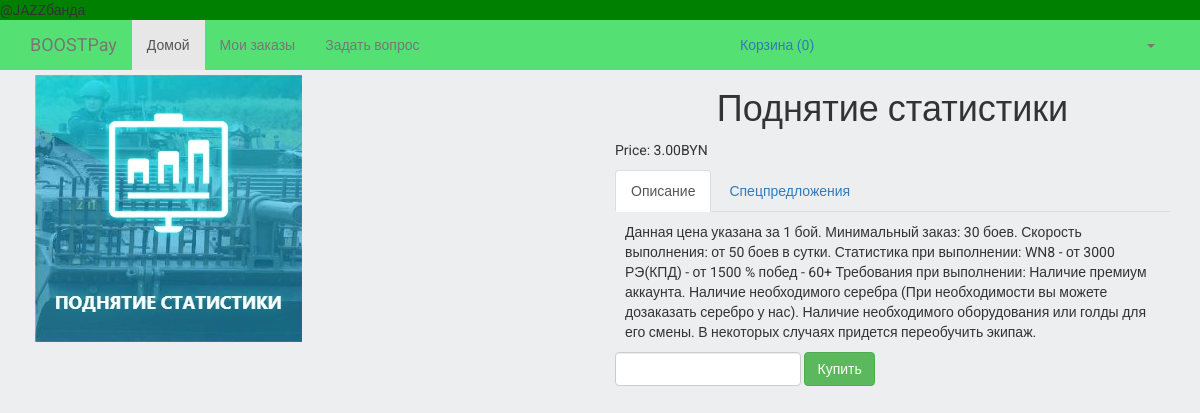
The page /product/6/ on the database its author committed.
### products/models.py (models this page shows, shortened)
class ProductImage(models.Model):
    product = models.ForeignKey(Product, on_delete=models.CASCADE,blank=True, null=True, default=None)
    image = models.ImageField(upload_to='products_images/')
    is_main = models.BooleanField(default=False)
    is_active = models.BooleanField(default=True)
    created = models.DateTimeField(auto_now_add=True, auto_now=False)
    updated = models.DateTimeField(auto_now_add=False, auto_now=True)
    class Meta:
        verbose_name = 'Фотография'
        verbose_name_plural = 'Фотографии'

class Product(models.Model):
    name = models.CharField(max_length=64, blank=True, null=True, default=None)
    price = models.DecimalField(max_digits=10, decimal_places=2, default=0)
    discount = models.IntegerField(default=0)
    category = models.ForeignKey(ProductCategory, on_delete=models.CASCADE,blank=True, null=True, default=None)
    short_description = models.TextField(blank=True, null=True, default=None)
    description = models.TextField(blank=True, null=True, default=None)
    is_active = models.BooleanField(default=True)
    created = models.DateTimeField(auto_now_add=True, auto_now=False)
    updated = models.DateTimeField(auto_now_add=False, auto_now=True)
    class Meta:
        verbose_name = 'Товар'
        verbose_name_plural = 'Товары'

### products/views.py (the view)
# urls.py: url(r'^product/(?P<product_id>\w+)/$', views.product, name='product'),
def product(request, product_id):
    product = Product.objects.get(id=product_id)
    session_key = request.session.session_key
    if not session_key:
        request.session.cycle_key()
    print(request.session.session_key)
    return render(request, 'products/product.html', locals())

### orders/context_processors.py (called while the page is built)
def getting_basket_info(request):
    session_key = request.session.session_key
    if not session_key:
        request.session["session_key"] = 123
        request.session.cycle_key()
    products_in_basket = ProductInBasket.objects.filter(session_key=session_key, is_active=True, order__isnull=True)
    products_total_nmb = products_in_basket.count()
    return locals()

### templates/products/product.html (shortened to what this page needs)
{% extends 'base.html' %}
{% load static %}
{% block content %}
    <div class="container">
        <div class="row">
            <div class="col-lg-6">
                {% for image_item in product.productimage_set.all %}
                    <div class="product-image-item">
                        <img src="{{ image_item.image.url }}" class="img-responsive">
                    </div>
                {% endfor %}
            </div>
            <div class="col-lg-6">
                <h1 class="text-center">
                    {{ product.name }}
                </h1>
                <div class="">
                    <p>
                        Price: {{ product.price }}BYN
                    </p>
                </div>
                <div>
                      <ul class="nav nav-tabs" role="tablist">
                        <li role="presentation" class="active">
                            <a href="#description" aria-controls="home" role="tab" data-toggle="tab">
                                Описание
                            </a>
                        </li>
                        <li role="presentation">
                            <a href="#delivery" aria-controls="profile" role="tab" data-toggle="tab">
                                Спецпредложения
                            </a>
                        </li>
                      </ul>
                      <div class="tab-content product-description-tabs">
                        <div role="tabpanel" class="tab-pane active" id="description">
                            {{ product.description }}
                        </div>
                      </div>
                </div>
                <div>
                    <form id="form_buying_product" class="form-inline" action="{% url 'basket_adding' %}">{% csrf_token %}
                        <div class="form-group">
                             <input type="number" class="form-control" name="number" id="number">
                        </div>
                            <div class="form-group">
                                <button type="submit" id="submit_btn" class="btn btn-success btn-buy"
                                    data-product_id = "{{ product.id }}"
                                    data-name ="{{ product.name }}"
                                    data-price ="{{ product.price }}"
                                >
                                    Купить
                                </button>
                            </div>
                    </form>
                </div>
            </div>
        </div>
    </div>
{% endblock %}

### static/static_dev/css/style.css (style rules this page uses)
html, body { height: 100%; max-height: 100%; font-family: 'Roboto', sans-serif; background-color: #edeef0; }
.product-description-tabs { padding: 10px; }
.product-image-item { padding: 5px; margin-bottom: 5px; }

### rows shown on the page
ProductImage: image (picture)
Product: name "Поднятие статистики", price "3.00", description "Данная цена указана за 1 бой. Минимальный заказ: 30 боев. Скорость выполнения: от 50 боев в сутки. Статистика при выполнении: WN8 - от 3000 РЭ(КПД) - от 1500 % побед - 60+ Требования при выполнении: Наличие премиум аккаунта. Наличие необходимого серебра (При необходимости вы можете дозаказать серебро у нас). Наличие необходимого оборудования или голды для его смены. В некоторых случаях придется переобучить экипаж."
